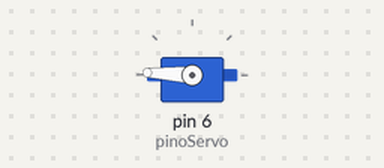
The sketch below on a simulated Arduino Uno, built with avr-gcc and run on an emulated ATmega328P. Shown: servo.

Above: at 0.05 s.
At 1.3 s:
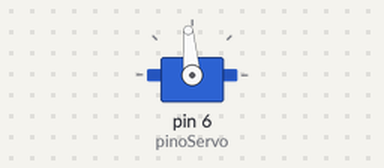
At 2.6 s:
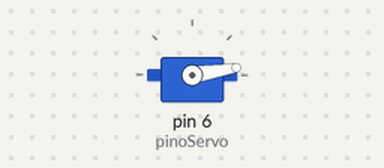
At 5.2 s:
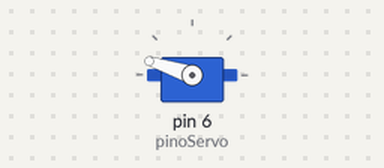
Timing chart, 0 to 7.1 s (numbered marks = the images above):
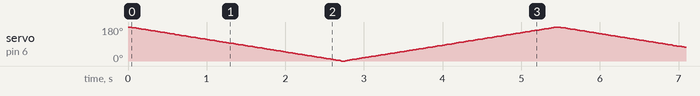

The sketch:

servomotorA.ino
```cpp
#include <Servo.h> //INCLUSÃO DA BIBLIOTECA NECESSÁRIA

const int pinoServo = 6; //PINO DIGITAL UTILIZADO PELO SERVO

Servo s; //OBJETO DO TIPO SERVO
int pos; //POSIÇÃO DO SERVO

void setup (){
  s.attach(pinoServo); //ASSOCIAÇÃO DO PINO DIGITAL AO OBJETO DO TIPO SERVO
  s.write(0); //INICIA O MOTOR NA POSIÇÃO 0º
}
void loop(){
  esquerda();
  direita();
}

void esquerda(){
  for(pos = 180; pos >=0; pos-=1){ //PARA "pos" IGUAL A 180, ENQUANTO "pos" MAIOR OU IGUAL QUE 0, DECREMENTA "pos"
    s.write(pos); //ESCREVE O VALOR DA POSIÇÃO QUE O SERVO DEVE GIRAR
    delay(15); //INTERVALO DE 15 MILISSEGUNDOS
  }
}

void direita(){
  for(pos = 0; pos <= 180; pos+=1){ //PARA "pos" IGUAL A 0, ENQUANTO "pos" MENOR QUE 180, INCREMENTA "pos"
    s.write(pos); //ESCREVE O VALOR DA POSIÇÃO QUE O SERVO DEVE GIRAR
    delay(15); //INTERVALO DE 15 MILISSEGUNDOS
  }
}
```
